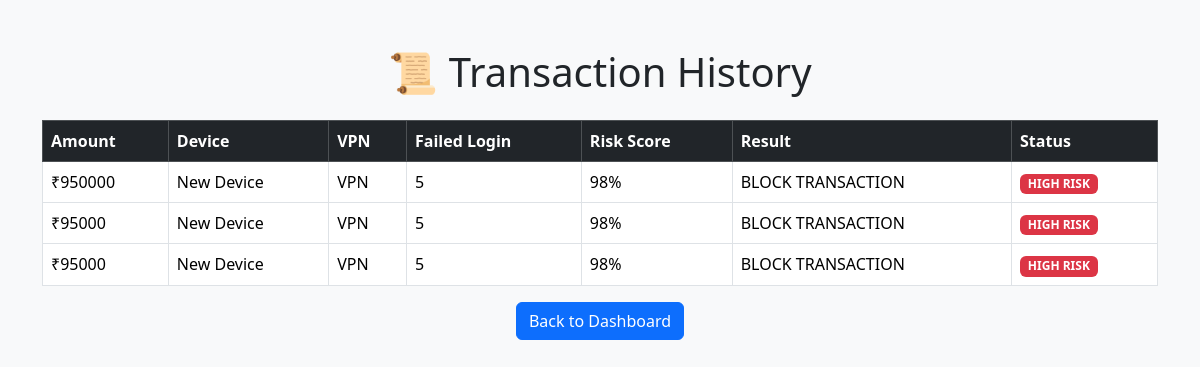
The app's page /history with its own data.
### tables this page shows
CREATE TABLE transactions(

        id INTEGER PRIMARY KEY AUTOINCREMENT,
        amount INTEGER,
        device TEXT,
        vpn TEXT,
        login_attempts INTEGER,
        risk_score INTEGER,
        result TEXT,
        status TEXT

    );

### app.py (the view)
@app.route("/history")
def history():
    transactions = get_all_transactions()
    return render_template(
        "history.html",
        transactions=transactions
    )

### database.py (called while the page is built)
def get_all_transactions():
    conn = sqlite3.connect("sentinel.db")
    cursor = conn.cursor()
    cursor.execute("""
        SELECT
            amount,
            device,
            vpn,
            login_attempts,
            risk_score,
            result,
            status
        FROM transactions
        ORDER BY id DESC
    """)
    rows = cursor.fetchall()
    conn.close()
    return rows

### templates/history.html (shortened to what this page needs)
<!DOCTYPE html>
<html lang="en">
<head>
<link href="https://cdn.jsdelivr.net/npm/bootstrap@5.3.3/dist/css/bootstrap.min.css" rel="stylesheet">
</head>
<body class="bg-light">
<div class="container mt-5">
<h1 class="text-center mb-4">
📜 Transaction History
</h1>
<table class="table table-bordered table-hover">
<thead class="table-dark">
<tr>
<th>Amount</th>
<th>Device</th>
<th>VPN</th>
<th>Failed Login</th>
<th>Risk Score</th>
<th>Result</th>
<th>Status</th>
</tr>
</thead>
<tbody>
{% for t in transactions %}
<tr>
<td>₹{{ t[0] }}</td>
<td>{{ t[1] }}</td>
<td>{{ t[2] }}</td>
<td>{{ t[3] }}</td>
<td>{{ t[4] }}%</td>
<td>{{ t[5] }}</td>
<td>
{% if t[6] == "HIGH RISK" %}
<span class="badge bg-danger">
{{ t[6] }}
</span>
{% else %}
<span class="badge bg-success">
{{ t[6] }}
</span>
{% endif %}
</td>
</tr>
{% endfor %}
</tbody>
</table>
<div class="text-center">
<a href="/dashboard" class="btn btn-primary">
Back to Dashboard
</a>
</div>
</div>
</body>
</html>

### records on screen
transactions: amount "950000", device "New Device", vpn "VPN", login_attempts "5", risk_score "98", result "BLOCK TRANSACTION", status "HIGH RISK"
transactions: amount "95000", device "New Device", vpn "VPN", login_attempts "5", risk_score "98", result "BLOCK TRANSACTION", status "HIGH RISK"
transactions: amount "95000", device "New Device", vpn "VPN", login_attempts "5", risk_score "98", result "BLOCK TRANSACTION", status "HIGH RISK"
